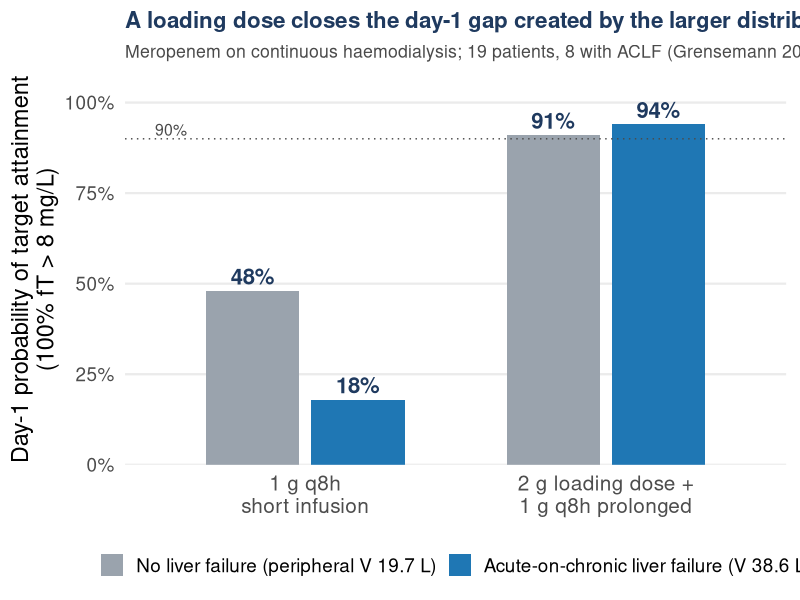

Recreate this plot in R.
# =============================================================================
# Slide 9. Day-1 meropenem target attainment, ACLF vs no liver failure, on CVVHD
# (Grensemann 2020; n = 19, 8 with ACLF; Monte Carlo from the fitted model).
#   Target: 100 % fT > 4 x ECOFF (8 mg/L, Pseudomonas aeruginosa), day 1
#   1 g q8h, short infusion:                ACLF 18 %   no liver failure 48 %
#   2 g loading dose + 1 g q8h prolonged:   ACLF 94 %   no liver failure 91 %
#   Peripheral volume 38.6 L (ACLF) vs 19.7 L.
# Published abstract values; simulation is the authors', not ours.
# =============================================================================
suppressPackageStartupMessages({library(dplyr); library(ggplot2); library(patchwork)})
col_blue <- "#1f77b4"; col_grey <- "#9aa3ad"; col_navy <- "#1f3a5f"; col_dark <- "#4a4a4a"; col_red <- "#b03a3a"
base_theme <- function(bs = 17) theme_minimal(base_size = bs) + theme(panel.grid.minor = element_blank(), plot.title = element_text(face = "bold", color = col_navy, size = bs * 0.95), plot.subtitle = element_text(color = col_dark, size = bs * 0.75), plot.margin = margin(8, 10, 8, 8))

d <- tribble(~regimen, ~grp, ~pta,
  "1 g q8h\nshort infusion",              "ACLF",             18,
  "1 g q8h\nshort infusion",              "No liver failure", 48,
  "2 g loading dose +\n1 g q8h prolonged", "ACLF",             94,
  "2 g loading dose +\n1 g q8h prolonged", "No liver failure", 91) |>
  mutate(regimen = factor(regimen, unique(regimen)), grp = factor(grp, c("No liver failure", "ACLF")))
p <- ggplot(d, aes(regimen, pta, fill = grp)) +
  geom_col(position = position_dodge(0.7), width = 0.62) +
  geom_hline(yintercept = 90, linetype = "dotted", color = col_dark) +
  annotate("text", x = 0.5, y = 92.5, label = "90%", hjust = 0, size = 4, color = col_dark) +
  geom_text(aes(label = paste0(pta, "%")), position = position_dodge(0.7), vjust = -0.4, size = 5.6, fontface = "bold", color = col_navy) +
  scale_fill_manual(values = c("No liver failure" = col_grey, "ACLF" = col_blue), name = NULL,
                    labels = c("No liver failure (peripheral V 19.7 L)", "Acute-on-chronic liver failure (V 38.6 L)")) +
  scale_y_continuous(limits = c(0, 108), breaks = seq(0, 100, 25), expand = c(0, 0), labels = \(x) paste0(x, "%")) +
  labs(x = NULL, y = "Day-1 probability of target attainment\n(100% fT > 8 mg/L)",
       title = "A loading dose closes the day-1 gap created by the larger distribution volume",
       subtitle = "Meropenem on continuous haemodialysis; 19 patients, 8 with ACLF (Grensemann 2020)") +
  base_theme(17) + theme(legend.position = "bottom", panel.grid.major.x = element_blank(),
                         axis.text.x = element_text(size = 15, lineheight = 0.9))
ggsave("figures/aclf_day1_pta.png", p, width = 12.5, height = 5.6, dpi = 300, bg = "white")
